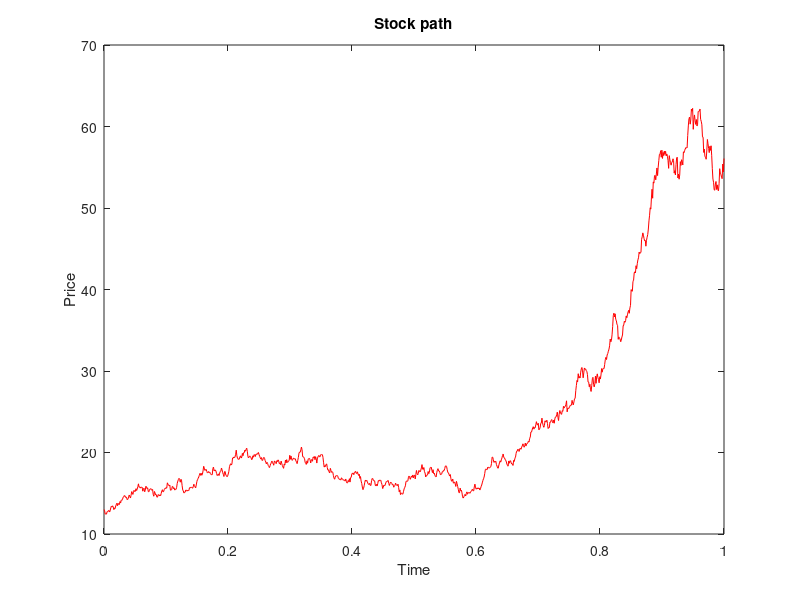

The MATLAB source for this figure: (Note: this script raises an error after producing the figure.)
clear all
clc
format long
% option parameters:
T = 1;
K = 10;
r = 0.12;
type = 0;
%stock parameters (GBM):
S0 = 13;
mu = 1;
sigma = 0.5;
%DELTA HEDGING OVER MANY SAMPLES:
hedges = 1;
N = 1008; %hourly trading for a year
t = linspace(0,T,N+1);
S(1) = S0;
dt = T/N;
PnL_writer = zeros(hedges,1); 
PnL_buyer = zeros(hedges,1);

for k=1:hedges
%every dt units of time before expiry, ensure you have delta units of stock
%by borrowing/lending. Let us see if the payoff of the option is the same
%as the portfolio at the end.
option = zeros(N+1,1); %option portfolio history through [0,T]
[call,put]= blsprice(S0,K,r,T,sigma);
if type == 0
    option(1) = call;
else
    option(1) = put;
end
portfolio = zeros(N+1,1); %replicating portfolio history through [0,T]
portfolio(1) = option(1);
dW = sigma*sqrt(dt)*randn(N,1); %precompute wiener increments
for i = 1:N
    %rebalance portfolio using its own wealth (self-financing) N times
    %before expiry.
    S(i+1) = S(i) * exp((mu - 0.5*sigma^2)*dt + dW(i)); %update price path with using exact solution of GBM model
    [dcall,dput] = blsdelta(S(i),K,r,T-t(i),sigma); % buy delta shares at current price and hold them during [t,t+dt)
    [call,put] = blsprice(S(i+1),K,r,T-t(i+1),sigma); %exact option price for next time
    if type == 0
        delta = dcall;
        option(i+1) = call;
    else
        delta = dput;
        option(i+1) = put;
    end
    borrow = delta*S(i)-portfolio(i); %use bank to borrow[deposit] the remaining[extra] cash
    portfolio(i+1) = delta*S(i+1)-exp(r*dt)*borrow; %portfolio value for next time 
end
pnl_approximate_deviation = (sqrt(0.25*pi)*blsvega(S0,K,r,T,sigma)*sigma)/(sqrt(N)); %approx std of error is prop to option vega at start 
spread = max(1,2*pnl_approximate_deviation); %extra fee to charge on top of the theoretical price 
PnL_writer(k) = spread+portfolio(end)-option(end);
PnL_buyer(k) = option(end)-spread-option(1);
if k == 1 %show specific data of first one only   
    %stock path
    plot(t,S,'r');
    xlabel("Time");
    ylabel("Price");
    title("Stock path");
    hold on
    yline(K,'--');
    legend({'stock price','exercise price'});
    %comparison of option and portfolio paths
    figure
    plot(t,option,'b');
    hold on;
    plot(t,portfolio,'g--');
    xlabel("Time");
    ylabel("Price");
    title("Option Replication with Black Scholes");
    legend({'Call option' ,'Portfolio'});
%     fprintf("Hedging error : %2f\n",PnL_writer(1)-spread); %discrete hedging error (difference of observed option payoff and portfolio value at T)
end
% %remarkably, as we increase the rebalancing frequency (higher N) then the
% %pnl distribution looks more degenerate at 0, ideally eliminating the risk of losses in the
% limit. Still for finite rebalancing, we could study what spread to add to be 99% confident that
% the error not "eat up" all profits. 
%Future work: 
%Determine the minimal spread to charge
%Use other underlying models (stochastic volatility, OU process)
%Include trading costs 

end


 
if hedges == 1
    %% OPTION SUMMARY AND PAYOFF SUMMARY
    if type == 0
        fprintf("Call option\n");
    else
        fprintf("Put option\n");
    end
  fprintf("Strike: %d$\n",K);
  fprintf("Time to maturity: %d years\n",T); 
  fprintf("Priced at %.2f$\n",option(1)+spread); 
  fprintf("Stock ended at %.2f$\n",S(end));
  fprintf("Buyer Payoff: %.2f$\n",max(S(end)-K,0));
  fprintf("Buyer P&L: %.2f$\n",PnL_buyer(1));
  fprintf("Writer P&L: %.2f$\n",PnL_writer(1));
  fprintf("Replication error: %.2f$\n",PnL_writer(1)-spread);
else
%% statistical summary of writer and buyer P&L
figure 
histogram(PnL_writer, 'Normalization', 'probability')
title("Distribution of P&L (writer)");
xlabel("$");
ylabel("Frequency");
fprintf("WRITER P&L STATS:\n");
fprintf("Mean: %.2f$\n",mean(PnL_writer));
fprintf("Deviation: %.2f$\n",sqrt(var(PnL_writer)));
% fprintf("Estimated: %.2f$\n",pnl_approximate_deviation); %GSachs estimate
fprintf("---------------------\n");
figure 
histogram(PnL_buyer,'Normalization','probability');
title("Distribution of P&L (buyer)");
xlabel("$");
ylabel("Frequency");
fprintf("BUYER P&L STATS:\n");
fprintf("Mean: %.2f$\n",mean(PnL_buyer));
fprintf("Deviation: %.2f$\n",sqrt(var(PnL_buyer)));
fprintf("---------------------\n");
%this is useful to determine spread based on given rebalance frequency N.
%the convergence is like sqrt(h)so pretty slow. If you rebalance four times
%as frequently the deviation of the error is halved.
end

%TESTING WITH REAL OPTION: we will see how the trading goes if we simulate
%it on a real path of the stock, using an approximation of the volatility
%and the risk free rate. Then, lets see how it performs on a particular
%option of our choice. We can then program a simulation which will delta
%hedge as time goes by based on the price seen every dt units of time,
%readjust the portfolio ignoring the transaction costs and at maturity
%data we can evaluate how good our strategy was by comparing the payoff of the option to our portfolio of stock and bonds and then our charged spread. We sold at this price 



%% ALTERNATIVE : BINOMIAL TREES 
u = exp(sigma*sqrt(dt));
d = exp((-1)*sigma*sqrt(dt));
p = (exp(r*dt)-d)/(u-d); 
for k=N:-1:0 %option values at maturity
    if type == 0
        V(k+1) = max(u^k*d^(N-k)*S0-K,0);
    else
        V(k+1) = max(K-u^k*d^(N-k)*S0,0);
    end
end
for i=N:-1:1
    if i == 1 %final iteration, compute delta before losing it:
        D = (V(2)-V(1))/((u-d)*S0);
    end
    for j=1:i
        V(j) = exp(-r*dt)*(p*V(j+1)+(1-p)*V(j));
    end
end
fprintf("Bin price : %.2f$, Initial Delta: %.2f shares\n",V(1)+spread,D);

